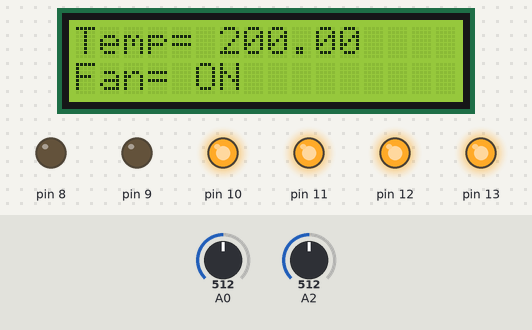
Simulated run of this sketch. Board: Arduino Uno, built with avr-gcc and run on an emulated ATmega328P. On the bench: 16×2 character LCD, output pins drawn as LEDs (lit = HIGH). The test bench sets the inputs (shaded band); at power-on: A0 = 512, A2 = 512. What the sketch prints to the serial monitor is not drawn.

Above: at 3.2 s.
3.3 s: A0 set to 177
At 3.6 s:
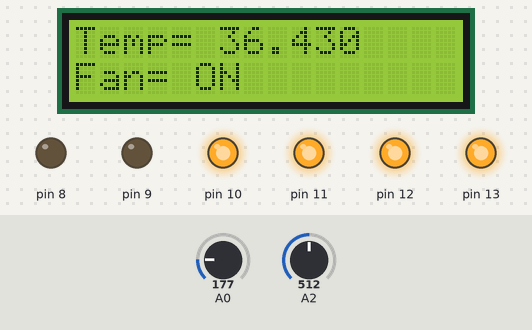
4.8 s: A0 set to 167
At 5.3 s:
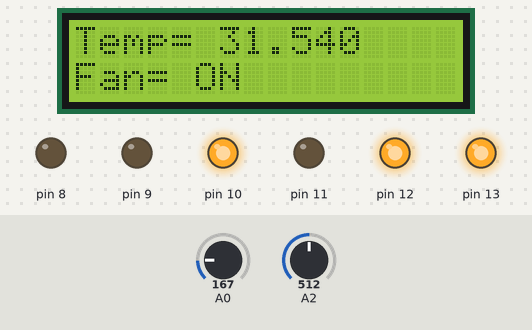
6.3 s: A0 set to 122
At 7.5 s:
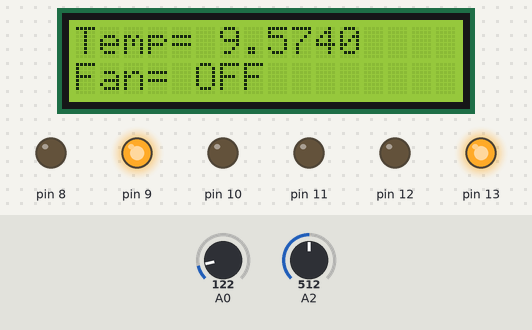
7.8 s: A2 set to 781
10.8 s: A2 set to 808
At 11.5 s:
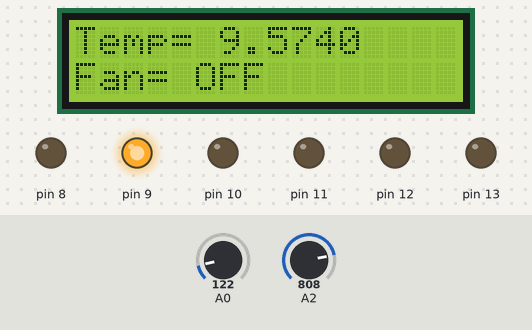
12.3 s: A0 set to 306
At 13.2 s:
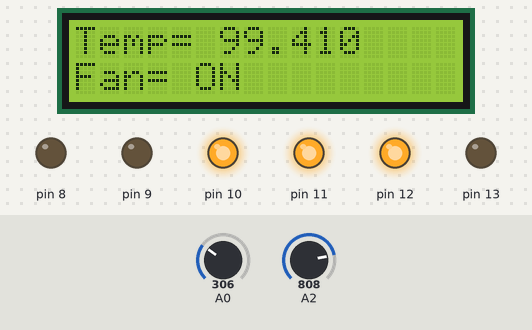
Timing chart, 0 to 14.8 s (numbered marks = the images above; inputs shaded):
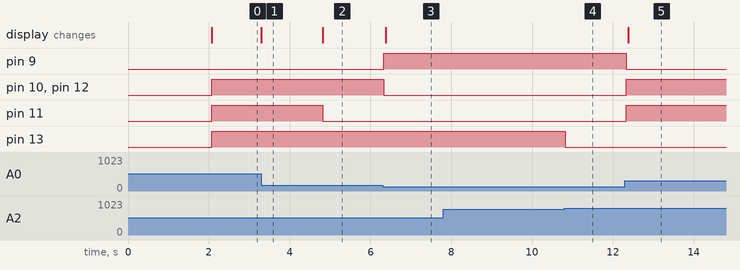

Measured:
- the behaviour switches between 168 and 167 on A0 (found by bisection; images 1 and 2)
- the behaviour switches between 799 and 800 on A2 (found by bisection; images 3 and 4)
- after the input at 3.3 s, the display: changes at once (image 1)
- after the input at 4.8 s, pin 11: HIGH → LOW at once; the display: changes at once (image 2)
- after the input at 6.3 s, pin 9: LOW → HIGH at once; pin 10, pin 12: HIGH → LOW at once; the display: changes after 0.08 s (image 3)
- after the input at 7.8 s, every drawn part: stays the same
- after the input at 10.8 s, pin 13: HIGH → LOW at once
- after the input at 12.3 s, pin 9: HIGH → LOW at once; pin 10–12: LOW → HIGH at once; the display: changes after 0.08 s (image 5)

The sketch:

Temp_code.ino
```cpp
#include<LiquidCrystal.h>
LiquidCrystal lcd(2,3,4,5,6,7);
void setup()
{
  Serial.begin(9600);
  lcd.begin(16,2);
  lcd.print("Hello, IST3040 CLASS");
  pinMode(A2, INPUT);
  pinMode(13, OUTPUT);
  pinMode(12, OUTPUT);
  pinMode(10, OUTPUT);
  pinMode(9, OUTPUT);
  pinMode(8, OUTPUT);
  pinMode(11, OUTPUT);
  delay(2000);
  lcd.clear();
  lcd.print("Temp= ");
  lcd.setCursor(0,1);
  lcd.print("Fan= ");

}

void loop()
{
  //temperature sensor
      float b =0;
      float voltage=0;
      float celsius = 0;

      b=analogRead(A0);
      voltage=b*5000/1024;
      voltage=voltage-500;
      celsius=voltage/10;

      lcd.setCursor(6,0);
  lcd.print(celsius);


 //DC Motor

  if(celsius>32){
  digitalWrite(11, HIGH);
    digitalWrite(12, HIGH);
          digitalWrite(10, HIGH);
          digitalWrite(8,LOW);
          digitalWrite(9,LOW);
          Serial.print(" Temperature: ");
          Serial.print(celsius);
          Serial.println(" Fan is ON now");
          lcd.setCursor(5,1);
    lcd.print("ON ");
  }
  else if(celsius > 25){
          digitalWrite(12, HIGH);
          digitalWrite(10, HIGH);
          digitalWrite(8,LOW);
          digitalWrite(9,LOW);
    		digitalWrite(11, LOW);
          Serial.print(" Temperature: ");
          Serial.print(celsius);
          Serial.println(" Fan is ON now");
          lcd.setCursor(5,1);
    lcd.print("ON ");
        }
  		else if(celsius<25 && celsius>20){
          digitalWrite(12, HIGH);
          digitalWrite(8, HIGH);
          digitalWrite(10,LOW);
          digitalWrite(9,LOW);
          digitalWrite(11, LOW);
          Serial.print(" Temperature: ");
          Serial.print(celsius);
          Serial.println(" Fan is Off now");
          lcd.setCursor(5,1);
          lcd.print("OFF ");
        }
  		else{
          digitalWrite(12, LOW);
          digitalWrite(9, HIGH);
          digitalWrite(8,LOW);
          digitalWrite(10,LOW);
          digitalWrite(11, LOW);
          Serial.print(" Temperature: ");
          Serial.print(celsius);
          Serial.println(" Fan is Off now");
          lcd.setCursor(5,1);
          lcd.print("OFF ");
        }


  //photoresistor

       int a=analogRead(A2);
        if(a<800){
          digitalWrite(13, HIGH);
          Serial.println(a);
          Serial.print(" LED ON");
        }
        else{
          digitalWrite(13,LOW);
          Serial.println(a);
          Serial.print(" LED OFF");
        }

}
```
